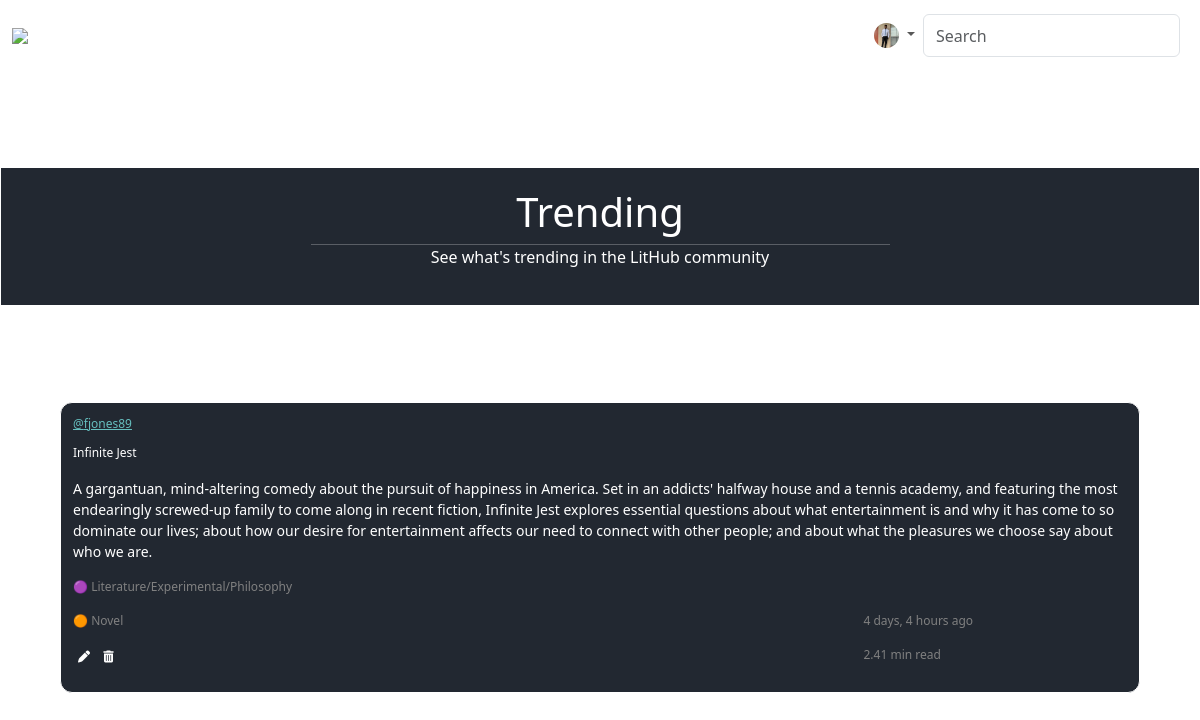
The app's page /explore/ (signed in) with its own data.
### lithubs/models.py (models this page shows, shortened)
class User(AbstractUser):
    name = models.CharField(max_length = 200, null = True)
    email = models.EmailField(unique = True, null = True)
    bio = models.TextField(null = True)
    avatar = models.ImageField(upload_to='img/', default = 'avatar.svg')
    USERNAME_FIELD = 'email'
    REQUIRED_FIELDS = []

class Repository(models.Model):
    user = models.ForeignKey(User, on_delete = models.CASCADE)
    title = models.CharField(max_length = 200)
    synopsis = models.TextField()
    genre = models.CharField(max_length = 200)
    form = models.CharField(max_length = 200)
    body = models.TextField()
    updated = models.DateTimeField(auto_now = True)
    created = models.DateTimeField(auto_now_add = True)
    class Meta:
        verbose_name_plural = 'repositories'
        ordering = ['-updated', '-created']

### lithubs/views.py (the view)
# urls.py: path('explore/', views.explore, name = 'explore'),
def explore(request):
    repos = Repository.objects.all()
    context = {'repos': repos}
    return render(request, 'lithubs/explore.html', context)

### lithubs/templates/lithubs/explore.html
{% extends 'lithubs/main.html' %}
{% block content %}
<div class="explore-wrapper">
  <h1 class="explore-header">Trending</h1>
  <hr class="explore-hr">
  <p class="explore-sub-header">See what's trending in the LitHub community</p>
</div>
{% include 'lithubs/repository_feed_component.html' %}
{% endblock content %}

### lithubs/templates/lithubs/navbar.html (shortened to what this page needs)
{% load static %}
<nav class="navbar navbar-expand-lg" style='background-color: none;'>
  <div class="container-fluid">
    <img src="{% static 'lithubs/img/parchment.png' %}" style='width: 50px'>
    <a class="navbar-brand" style='color:white; font-size: 30px;' href="{% url 'lithubs:index' %}">LitHub</a>
    <div class="collapse navbar-collapse" id="navbarSupportedContent">
      <ul class="navbar-nav ms-auto mb-2 mb-lg-0">
	{% if request.user.is_authenticated %}
        <li class="nav-item">
	 <a href="{% url 'lithubs:explore' %}"class="nav-link" style='color:white; font-size: 18px;'>Explore |</a>
        </li>
        <li class="nav-item">
	 <a href="{% url 'lithubs:discussion' %}"class="nav-link" style='color:white; font-size: 18px;'>Discussion |</a>
        </li>
        <li class="nav-item">
	 <a href="{% url 'lithubs:create-repository' %}"class="nav-link" style='color:white; font-size: 18px;'>Create |</a>
        </li>
        <li class="nav-item dropdown">
          <a class="nav-link dropdown-toggle" href="#" role="button" data-bs-toggle="dropdown" aria-expanded="false">
	    <img class="nav-profile-img" src="{{ user.avatar.url }}">
          </a>
        </li>
	{% endif %}
      <form class="d-flex" role="search" method="GET" action="{% url 'lithubs:discussion' %}">
        <input class="form-control me-2" type="text" name="q" placeholder="Search" aria-label="Search">
      </form>
      </ul>
    </div>
  </div>
</nav>

### lithubs/templates/lithubs/repository_feed_component.html
{% load static %}
{% load mathfilters %}
<div style="width: 90%; margin:0 auto;"class="">
  {% for repo in repos %}
    <div class="feed-repo-container">
      <a href="{% url 'lithubs:profile' user.id %}" class="feed-repo-user">@{{ repo.user.username }}</a>
      <p style="margin-top: 1%;"><a style="color: white; text-decoration: none;" href="{% url 'lithubs:repository' repo.id %}">{{ repo.title }}</a></p>
      <p id="repository-feed-synopsis">{{ repo.synopsis }}</p>
      <p class="repository-feed-genre">🟣 {{ repo.genre }}</p>
        <div class="profile-repo-form-created-grid">
	  <div>
	    <p>🟠 {{ repo.form }}</p>
	    {% if request.user == repo.user %}
	      <a href="{% url 'lithubs:update-repository' repo.id %}"><i style="color:white; padding: 5px;"class="fa fa-pen"></i></a>
	      <a href="{% url 'lithubs:delete-repository' repo.id %}"><i style="color:white; padding: 5px;" class="fa fa-trash fa-1x"></i></a>
	    {% endif %}
	  </div>
	  <div class="repository-read-time-container">
	    <p>{{ repo.created|timesince }} ago</p>
	    <p>{{ repo.synopsis|length|div:200 }} min read</p>
	  </div>
	</div>
    </div>
  {% endfor %}
</div>

### lithubs/static/lithubs/css/styles.css (style rules this page uses)
:root { --primary-color: #222831; --secondary-color: #66bfbf; --third-color: #222845; --azure: #ffffff; --grey: #808080; --lightgrey: #E8E8E8; }
hr { color: white; }
.nav-profile-img { width: 25px; height: 25px; border-radius: 50%; }
.explore-wrapper { margin: 8% auto; background-color: var(--primary-color); color:white; padding: 20px; border: 1px solid white; }
.explore-header { text-align: center; }
.explore-hr { margin:0 auto; width: 50%; }
.explore-sub-header { text-align: center; }
.feed-repo-user { color: var(--secondary-color); }
.repository-read-time-container { color: var(--grey); }
.profile-repo-form-created-grid { display: grid; grid-template-columns: 3fr 1fr; }
.feed-repo-container { background-color: var(--primary-color); border: 1px solid white; border-radius: 12px; padding: 12px; font-size: 12px; color: var(--grey); }
#repository-feed-synopsis { color: var(--azure); font-size: 14px; }

### records on screen
User: avatar (picture)
Repository: user.username "fjones89", title "Infinite Jest", synopsis "A gargantuan, mind-altering comedy about the pursuit of happiness in America. Set in an addicts' halfway house and a tennis academy, and featuring the most endearingly screwed-up family to come along in recent fiction, Infinite Jest explores essential questions about what entertainment is and why it has come to so dominate our lives; about how our desire for entertainment affects our need to connect with other people; and about what the pleasures we choose say about who we are.", genre "Literature/Experimental/Philosophy", form "Novel", created "4 days, 4 hours", synopsis|length "2.41"
